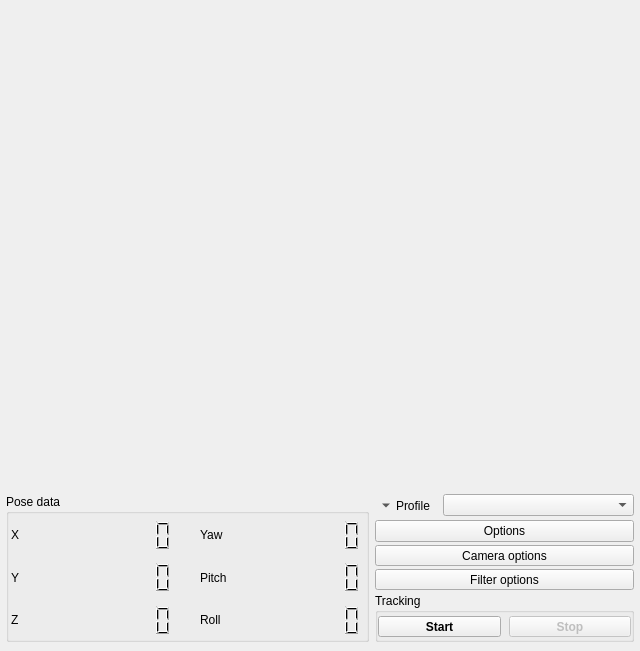
<?xml version="1.0" encoding="UTF-8"?>
<ui version="4.0">
 <author>Lovecraftian Octopus</author>
 <class>main_window</class>
 <widget class="QMainWindow" name="main_window">
  <property name="geometry">
   <rect>
    <x>0</x>
    <y>0</y>
    <width>640</width>
    <height>651</height>
   </rect>
  </property>
  <property name="sizePolicy">
   <sizepolicy hsizetype="Maximum" vsizetype="Maximum">
    <horstretch>0</horstretch>
    <verstretch>0</verstretch>
   </sizepolicy>
  </property>
  <property name="windowIcon">
   <iconset resource="opentrack-res.qrc">
    <normaloff>:/images/facetracknoir.png</normaloff>:/images/facetracknoir.png</iconset>
  </property>
  <property name="styleSheet">
   <string notr="true">#video_feed { border: 0; }
</string>
  </property>
  <widget class="QWidget" name="content">
   <property name="sizePolicy">
    <sizepolicy hsizetype="Maximum" vsizetype="Maximum">
     <horstretch>0</horstretch>
     <verstretch>0</verstretch>
    </sizepolicy>
   </property>
   <layout class="QVBoxLayout" name="verticalLayout_2">
    <property name="leftMargin">
     <number>0</number>
    </property>
    <property name="topMargin">
     <number>0</number>
    </property>
    <property name="rightMargin">
     <number>0</number>
    </property>
    <property name="bottomMargin">
     <number>0</number>
    </property>
    <item>
     <widget class="QFrame" name="video_feed">
      <property name="sizePolicy">
       <sizepolicy hsizetype="Fixed" vsizetype="Fixed">
        <horstretch>0</horstretch>
        <verstretch>0</verstretch>
       </sizepolicy>
      </property>
      <property name="minimumSize">
       <size>
        <width>640</width>
        <height>480</height>
       </size>
      </property>
      <property name="maximumSize">
       <size>
        <width>640</width>
        <height>480</height>
       </size>
      </property>
      <widget class="QFrame" name="video_frame">
       <property name="geometry">
        <rect>
         <x>0</x>
         <y>0</y>
         <width>640</width>
         <height>480</height>
        </rect>
       </property>
       <property name="sizePolicy">
        <sizepolicy hsizetype="Fixed" vsizetype="Fixed">
         <horstretch>0</horstretch>
         <verstretch>0</verstretch>
        </sizepolicy>
       </property>
       <property name="minimumSize">
        <size>
         <width>640</width>
         <height>480</height>
        </size>
       </property>
       <property name="maximumSize">
        <size>
         <width>640</width>
         <height>480</height>
        </size>
       </property>
      </widget>
      <widget class="QLabel" name="video_frame_label">
       <property name="geometry">
        <rect>
         <x>0</x>
         <y>0</y>
         <width>640</width>
         <height>480</height>
        </rect>
       </property>
       <property name="sizePolicy">
        <sizepolicy hsizetype="Fixed" vsizetype="Fixed">
         <horstretch>0</horstretch>
         <verstretch>0</verstretch>
        </sizepolicy>
       </property>
       <property name="minimumSize">
        <size>
         <width>640</width>
         <height>480</height>
        </size>
       </property>
       <property name="maximumSize">
        <size>
         <width>640</width>
         <height>480</height>
        </size>
       </property>
       <property name="font">
        <font>
         <family>Candara</family>
         <pointsize>37</pointsize>
         <weight>50</weight>
         <bold>false</bold>
         <kerning>true</kerning>
        </font>
       </property>
       <property name="text">
        <string/>
       </property>
       <property name="pixmap">
        <pixmap resource="opentrack-res.qrc">:/images/tracking-not-started.png</pixmap>
       </property>
       <property name="scaledContents">
        <bool>false</bool>
       </property>
       <property name="alignment">
        <set>Qt::AlignCenter</set>
       </property>
       <property name="wordWrap">
        <bool>true</bool>
       </property>
      </widget>
     </widget>
    </item>
    <item>
     <widget class="QFrame" name="bottom_controls">
      <property name="sizePolicy">
       <sizepolicy hsizetype="Minimum" vsizetype="Maximum">
        <horstretch>0</horstretch>
        <verstretch>0</verstretch>
       </sizepolicy>
      </property>
      <layout class="QGridLayout" name="gridLayout">
       <property name="leftMargin">
        <number>6</number>
       </property>
       <property name="topMargin">
        <number>6</number>
       </property>
       <property name="rightMargin">
        <number>6</number>
       </property>
       <property name="bottomMargin">
        <number>6</number>
       </property>
       <item row="0" column="0">
        <widget class="QGroupBox" name="box_raw_headpose">
         <property name="sizePolicy">
          <sizepolicy hsizetype="Minimum" vsizetype="Minimum">
           <horstretch>7</horstretch>
           <verstretch>0</verstretch>
          </sizepolicy>
         </property>
         <property name="title">
          <string>Pose data</string>
         </property>
         <layout class="QGridLayout" name="gridLayout_12">
          <property name="leftMargin">
           <number>2</number>
          </property>
          <property name="topMargin">
           <number>2</number>
          </property>
          <property name="rightMargin">
           <number>2</number>
          </property>
          <property name="bottomMargin">
           <number>0</number>
          </property>
          <property name="horizontalSpacing">
           <number>25</number>
          </property>
          <property name="verticalSpacing">
           <number>4</number>
          </property>
          <item row="1" column="3">
           <widget class="QLabel" name="lblRotY_4">
            <property name="sizePolicy">
             <sizepolicy hsizetype="Minimum" vsizetype="Minimum">
              <horstretch>0</horstretch>
              <verstretch>0</verstretch>
             </sizepolicy>
            </property>
            <property name="frameShadow">
             <enum>QFrame::Raised</enum>
            </property>
            <property name="text">
             <string>Pitch</string>
            </property>
           </widget>
          </item>
          <item row="2" column="0">
           <widget class="QLabel" name="lblZ_4">
            <property name="enabled">
             <bool>true</bool>
            </property>
            <property name="sizePolicy">
             <sizepolicy hsizetype="Minimum" vsizetype="Minimum">
              <horstretch>0</horstretch>
              <verstretch>0</verstretch>
             </sizepolicy>
            </property>
            <property name="autoFillBackground">
             <bool>false</bool>
            </property>
            <property name="frameShadow">
             <enum>QFrame::Raised</enum>
            </property>
            <property name="text">
             <string>Z</string>
            </property>
           </widget>
          </item>
          <item row="0" column="4">
           <widget class="QLCDNumber" name="raw_yaw">
            <property name="enabled">
             <bool>true</bool>
            </property>
            <property name="sizePolicy">
             <sizepolicy hsizetype="Preferred" vsizetype="Preferred">
              <horstretch>0</horstretch>
              <verstretch>0</verstretch>
             </sizepolicy>
            </property>
            <property name="font">
             <font>
              <pointsize>8</pointsize>
              <stylestrategy>NoAntialias</stylestrategy>
              <kerning>false</kerning>
             </font>
            </property>
            <property name="frameShape">
             <enum>QFrame::NoFrame</enum>
            </property>
            <property name="frameShadow">
             <enum>QFrame::Plain</enum>
            </property>
            <property name="lineWidth">
             <number>1</number>
            </property>
            <property name="digitCount">
             <number>4</number>
            </property>
            <property name="segmentStyle">
             <enum>QLCDNumber::Filled</enum>
            </property>
           </widget>
          </item>
          <item row="1" column="0">
           <widget class="QLabel" name="lblY_4">
            <property name="enabled">
             <bool>true</bool>
            </property>
            <property name="sizePolicy">
             <sizepolicy hsizetype="Minimum" vsizetype="Minimum">
              <horstretch>0</horstretch>
              <verstretch>0</verstretch>
             </sizepolicy>
            </property>
            <property name="autoFillBackground">
             <bool>false</bool>
            </property>
            <property name="frameShadow">
             <enum>QFrame::Raised</enum>
            </property>
            <property name="text">
             <string>Y</string>
            </property>
           </widget>
          </item>
          <item row="0" column="0">
           <widget class="QLabel" name="lblX_4">
            <property name="sizePolicy">
             <sizepolicy hsizetype="Minimum" vsizetype="Minimum">
              <horstretch>0</horstretch>
              <verstretch>0</verstretch>
             </sizepolicy>
            </property>
            <property name="frameShadow">
             <enum>QFrame::Raised</enum>
            </property>
            <property name="text">
             <string>X</string>
            </property>
           </widget>
          </item>
          <item row="1" column="4">
           <widget class="QLCDNumber" name="raw_pitch">
            <property name="enabled">
             <bool>true</bool>
            </property>
            <property name="sizePolicy">
             <sizepolicy hsizetype="Preferred" vsizetype="Preferred">
              <horstretch>0</horstretch>
              <verstretch>0</verstretch>
             </sizepolicy>
            </property>
            <property name="font">
             <font>
              <pointsize>8</pointsize>
              <stylestrategy>NoAntialias</stylestrategy>
              <kerning>false</kerning>
             </font>
            </property>
            <property name="frameShape">
             <enum>QFrame::NoFrame</enum>
            </property>
            <property name="frameShadow">
             <enum>QFrame::Plain</enum>
            </property>
            <property name="lineWidth">
             <number>1</number>
            </property>
            <property name="digitCount">
             <number>4</number>
            </property>
            <property name="segmentStyle">
             <enum>QLCDNumber::Filled</enum>
            </property>
           </widget>
          </item>
          <item row="2" column="3">
           <widget class="QLabel" name="lblRotZ_4">
            <property name="sizePolicy">
             <sizepolicy hsizetype="Minimum" vsizetype="Minimum">
              <horstretch>0</horstretch>
              <verstretch>0</verstretch>
             </sizepolicy>
            </property>
            <property name="frameShadow">
             <enum>QFrame::Raised</enum>
            </property>
            <property name="text">
             <string>Roll</string>
            </property>
           </widget>
          </item>
          <item row="2" column="4">
           <widget class="QLCDNumber" name="raw_roll">
            <property name="enabled">
             <bool>true</bool>
            </property>
            <property name="sizePolicy">
             <sizepolicy hsizetype="Preferred" vsizetype="Preferred">
              <horstretch>0</horstretch>
              <verstretch>0</verstretch>
             </sizepolicy>
            </property>
            <property name="font">
             <font>
              <pointsize>8</pointsize>
              <stylestrategy>NoAntialias</stylestrategy>
              <kerning>false</kerning>
             </font>
            </property>
            <property name="frameShape">
             <enum>QFrame::NoFrame</enum>
            </property>
            <property name="frameShadow">
             <enum>QFrame::Plain</enum>
            </property>
            <property name="lineWidth">
             <number>1</number>
            </property>
            <property name="digitCount">
             <number>4</number>
            </property>
            <property name="segmentStyle">
             <enum>QLCDNumber::Filled</enum>
            </property>
           </widget>
          </item>
          <item row="0" column="3">
           <widget class="QLabel" name="lblRotX_4">
            <property name="sizePolicy">
             <sizepolicy hsizetype="Minimum" vsizetype="Minimum">
              <horstretch>0</horstretch>
              <verstretch>0</verstretch>
             </sizepolicy>
            </property>
            <property name="frameShadow">
             <enum>QFrame::Raised</enum>
            </property>
            <property name="text">
             <string>Yaw</string>
            </property>
           </widget>
          </item>
          <item row="2" column="2">
           <widget class="QLCDNumber" name="raw_z">
            <property name="enabled">
             <bool>true</bool>
            </property>
            <property name="sizePolicy">
             <sizepolicy hsizetype="Preferred" vsizetype="Preferred">
              <horstretch>0</horstretch>
              <verstretch>0</verstretch>
             </sizepolicy>
            </property>
            <property name="font">
             <font>
              <pointsize>8</pointsize>
              <stylestrategy>NoAntialias</stylestrategy>
              <kerning>false</kerning>
             </font>
            </property>
            <property name="frameShape">
             <enum>QFrame::NoFrame</enum>
            </property>
            <property name="frameShadow">
             <enum>QFrame::Plain</enum>
            </property>
            <property name="lineWidth">
             <number>1</number>
            </property>
            <property name="digitCount">
             <number>4</number>
            </property>
            <property name="segmentStyle">
             <enum>QLCDNumber::Filled</enum>
            </property>
           </widget>
          </item>
          <item row="1" column="2">
           <widget class="QLCDNumber" name="raw_y">
            <property name="enabled">
             <bool>true</bool>
            </property>
            <property name="sizePolicy">
             <sizepolicy hsizetype="Preferred" vsizetype="Preferred">
              <horstretch>0</horstretch>
              <verstretch>0</verstretch>
             </sizepolicy>
            </property>
            <property name="font">
             <font>
              <pointsize>8</pointsize>
              <stylestrategy>NoAntialias</stylestrategy>
              <kerning>false</kerning>
             </font>
            </property>
            <property name="frameShape">
             <enum>QFrame::NoFrame</enum>
            </property>
            <property name="frameShadow">
             <enum>QFrame::Plain</enum>
            </property>
            <property name="lineWidth">
             <number>1</number>
            </property>
            <property name="digitCount">
             <number>4</number>
            </property>
            <property name="segmentStyle">
             <enum>QLCDNumber::Filled</enum>
            </property>
           </widget>
          </item>
          <item row="0" column="2">
           <widget class="QLCDNumber" name="raw_x">
            <property name="enabled">
             <bool>true</bool>
            </property>
            <property name="sizePolicy">
             <sizepolicy hsizetype="Preferred" vsizetype="Preferred">
              <horstretch>0</horstretch>
              <verstretch>0</verstretch>
             </sizepolicy>
            </property>
            <property name="font">
             <font>
              <pointsize>8</pointsize>
              <stylestrategy>NoAntialias</stylestrategy>
              <kerning>false</kerning>
             </font>
            </property>
            <property name="frameShape">
             <enum>QFrame::NoFrame</enum>
            </property>
            <property name="frameShadow">
             <enum>QFrame::Plain</enum>
            </property>
            <property name="lineWidth">
             <number>1</number>
            </property>
            <property name="digitCount">
             <number>4</number>
            </property>
            <property name="segmentStyle">
             <enum>QLCDNumber::Filled</enum>
            </property>
           </widget>
          </item>
         </layout>
        </widget>
       </item>
       <item row="0" column="1">
        <widget class="QFrame" name="groupWindows">
         <property name="sizePolicy">
          <sizepolicy hsizetype="Preferred" vsizetype="Preferred">
           <horstretch>5</horstretch>
           <verstretch>0</verstretch>
          </sizepolicy>
         </property>
         <property name="lineWidth">
          <number>0</number>
         </property>
         <layout class="QVBoxLayout" name="verticalLayout_3">
          <property name="spacing">
           <number>3</number>
          </property>
          <property name="leftMargin">
           <number>0</number>
          </property>
          <property name="topMargin">
           <number>0</number>
          </property>
          <property name="rightMargin">
           <number>0</number>
          </property>
          <property name="bottomMargin">
           <number>0</number>
          </property>
          <item>
           <widget class="QFrame" name="groupProfile">
            <property name="sizePolicy">
             <sizepolicy hsizetype="Minimum" vsizetype="Maximum">
              <horstretch>0</horstretch>
              <verstretch>0</verstretch>
             </sizepolicy>
            </property>
            <layout class="QHBoxLayout" name="horizontalLayout">
             <property name="spacing">
              <number>0</number>
             </property>
             <property name="leftMargin">
              <number>0</number>
             </property>
             <property name="topMargin">
              <number>0</number>
             </property>
             <property name="rightMargin">
              <number>0</number>
             </property>
             <property name="bottomMargin">
              <number>0</number>
             </property>
             <item>
              <widget class="QToolButton" name="profile_button">
               <property name="enabled">
                <bool>true</bool>
               </property>
               <property name="sizePolicy">
                <sizepolicy hsizetype="Maximum" vsizetype="Maximum">
                 <horstretch>0</horstretch>
                 <verstretch>0</verstretch>
                </sizepolicy>
               </property>
               <property name="focusPolicy">
                <enum>Qt::StrongFocus</enum>
               </property>
               <property name="text">
                <string>Profile</string>
               </property>
               <property name="popupMode">
                <enum>QToolButton::InstantPopup</enum>
               </property>
               <property name="toolButtonStyle">
                <enum>Qt::ToolButtonTextBesideIcon</enum>
               </property>
               <property name="autoRaise">
                <bool>true</bool>
               </property>
               <property name="arrowType">
                <enum>Qt::DownArrow</enum>
               </property>
              </widget>
             </item>
             <item>
              <widget class="QComboBox" name="iconcomboProfile">
               <property name="sizePolicy">
                <sizepolicy hsizetype="Preferred" vsizetype="Maximum">
                 <horstretch>0</horstretch>
                 <verstretch>0</verstretch>
                </sizepolicy>
               </property>
               <property name="focusPolicy">
                <enum>Qt::StrongFocus</enum>
               </property>
               <property name="maxVisibleItems">
                <number>20</number>
               </property>
              </widget>
             </item>
            </layout>
           </widget>
          </item>
          <item>
           <widget class="QPushButton" name="btnShortcuts">
            <property name="sizePolicy">
             <sizepolicy hsizetype="Minimum" vsizetype="Maximum">
              <horstretch>0</horstretch>
              <verstretch>0</verstretch>
             </sizepolicy>
            </property>
            <property name="text">
             <string>Options</string>
            </property>
            <property name="icon">
             <iconset resource="opentrack-res.qrc">
              <normaloff>:/images/tools.png</normaloff>:/images/tools.png</iconset>
            </property>
            <property name="iconSize">
             <size>
              <width>80</width>
              <height>24</height>
             </size>
            </property>
           </widget>
          </item>
          <item>
           <widget class="QToolButton" name="btnShowEngineControls">
            <property name="enabled">
             <bool>true</bool>
            </property>
            <property name="sizePolicy">
             <sizepolicy hsizetype="Minimum" vsizetype="Minimum">
              <horstretch>0</horstretch>
              <verstretch>0</verstretch>
             </sizepolicy>
            </property>
            <property name="text">
             <string>Camera options</string>
            </property>
            <property name="flat" stdset="0">
             <bool>false</bool>
            </property>
           </widget>
          </item>
          <item>
           <widget class="QToolButton" name="btnShowFilterControls">
            <property name="enabled">
             <bool>true</bool>
            </property>
            <property name="sizePolicy">
             <sizepolicy hsizetype="Minimum" vsizetype="Preferred">
              <horstretch>0</horstretch>
              <verstretch>0</verstretch>
             </sizepolicy>
            </property>
            <property name="focusPolicy">
             <enum>Qt::ClickFocus</enum>
            </property>
            <property name="text">
             <string>Filter options</string>
            </property>
            <property name="flat" stdset="0">
             <bool>false</bool>
            </property>
           </widget>
          </item>
          <item>
           <widget class="QGroupBox" name="groupStartStop">
            <property name="sizePolicy">
             <sizepolicy hsizetype="Preferred" vsizetype="Preferred">
              <horstretch>3</horstretch>
              <verstretch>0</verstretch>
             </sizepolicy>
            </property>
            <property name="title">
             <string>Tracking</string>
            </property>
            <property name="flat">
             <bool>true</bool>
            </property>
            <layout class="QHBoxLayout" name="horizontalLayout_4">
             <property name="spacing">
              <number>8</number>
             </property>
             <property name="leftMargin">
              <number>0</number>
             </property>
             <property name="topMargin">
              <number>3</number>
             </property>
             <property name="rightMargin">
              <number>0</number>
             </property>
             <property name="bottomMargin">
              <number>2</number>
             </property>
             <item>
              <widget class="QToolButton" name="btnStartTracker">
               <property name="sizePolicy">
                <sizepolicy hsizetype="Minimum" vsizetype="Minimum">
                 <horstretch>0</horstretch>
                 <verstretch>0</verstretch>
                </sizepolicy>
               </property>
               <property name="font">
                <font>
                 <weight>75</weight>
                 <bold>true</bold>
                </font>
               </property>
               <property name="text">
                <string>Start</string>
               </property>
              </widget>
             </item>
             <item>
              <widget class="QToolButton" name="btnStopTracker">
               <property name="enabled">
                <bool>false</bool>
               </property>
               <property name="sizePolicy">
                <sizepolicy hsizetype="Minimum" vsizetype="Minimum">
                 <horstretch>0</horstretch>
                 <verstretch>0</verstretch>
                </sizepolicy>
               </property>
               <property name="font">
                <font>
                 <weight>75</weight>
                 <bold>true</bold>
                </font>
               </property>
               <property name="text">
                <string>Stop</string>
               </property>
              </widget>
             </item>
            </layout>
           </widget>
          </item>
         </layout>
        </widget>
       </item>
      </layout>
     </widget>
    </item>
   </layout>
  </widget>
 </widget>
 <resources>
  <include location="opentrack-res.qrc"/>
 </resources>
 <connections/>
</ui>
